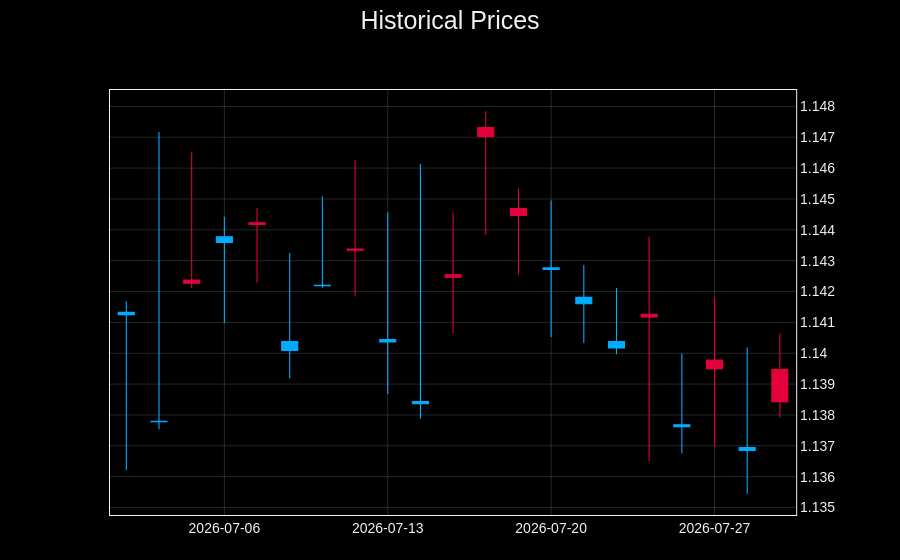

The notebook cell this image was saved under:
### Code cell
from openbb import obb
import pandas as pd
import pickle
from pathlib import Path
from datetime import datetime, timedelta

CACHE_DIR = Path("data_cache")
CACHE_DURATION_MINUTES = 60
CACHE_DIR.mkdir(exist_ok=True)

def get_cached_data(symbol, interval, start_date, end_date):
    cache_key = f"{symbol}_{interval}_{start_date}_{end_date}".replace("=", "_").replace("/", "_")
    cache_file = CACHE_DIR / f"{cache_key}.pkl"

    if cache_file.exists():
        cache_age = datetime.now() - datetime.fromtimestamp(cache_file.stat().st_mtime)
        if cache_age < timedelta(minutes=CACHE_DURATION_MINUTES):
            print(f"✓ Using cached data (age: {cache_age.seconds//60}m {cache_age.seconds%60}s)")
            with open(cache_file, 'rb') as f:
                return pickle.load(f)
        else:
            print(f"✗ Cache expired (age: {cache_age.seconds//60}m)")

    print(f"⬇ Downloading fresh data for {symbol}...")
    data = obb.currency.price.historical(
        symbol=symbol,
        start_date=start_date,
        interval=interval,
        provider="yfinance",
        chart=True
    )

    with open(cache_file, 'wb') as f:
        pickle.dump(data, f)

    return data

# Récupération des données d'EUR/USD avec cache
data = get_cached_data(
    symbol="EURUSD",
    interval="1d",
    start_date="2026-07-01",
    end_date=datetime.now().strftime("%Y-%m-%d")
)

# Affichage du graphique interactif
data.show()

### Figure 1 — Plotly figure (JSON) as saved in the notebook; plotly's stock layout.template omitted (floating-point values rounded to 4 significant figures)
{"data": [{"close": [1.141, 1.138, 1.142, 1.144, 1.144, 1.14, 1.142, 1.143, 1.14, 1.138, 1.142, 1.147, 1.144, 1.143, 1.142, 1.14, 1.141, 1.138, 1.139, 1.137, 1.138], "decreasing": {"line": {"width": 1.1}}, "high": [1.142, 1.147, 1.147, 1.144, 1.145, 1.143, 1.145, 1.146, 1.145, 1.146, 1.145, 1.148, 1.145, 1.145, 1.143, 1.142, 1.144, 1.14, 1.142, 1.14, 1.141], "hoverinfo": "x+y", "increasing": {"line": {"width": 1.1}}, "low": [1.136, 1.138, 1.142, 1.141, 1.142, 1.139, 1.142, 1.142, 1.139, 1.138, 1.141, 1.144, 1.143, 1.141, 1.14, 1.14, 1.137, 1.137, 1.137, 1.135, 1.138], "name": "", "open": [1.141, 1.138, 1.142, 1.144, 1.144, 1.14, 1.142, 1.143, 1.14, 1.138, 1.143, 1.147, 1.145, 1.143, 1.142, 1.14, 1.141, 1.138, 1.14, 1.137, 1.139], "showlegend": false, "type": "candlestick", "x": ["2026-07-01T00:00:00", "2026-07-02T00:00:00", "2026-07-03T00:00:00", "2026-07-06T00:00:00", "2026-07-07T00:00:00", "2026-07-08T00:00:00", "2026-07-09T00:00:00", "2026-07-10T00:00:00", "2026-07-13T00:00:00", "2026-07-14T00:00:00", "2026-07-15T00:00:00", "2026-07-16T00:00:00", "2026-07-17T00:00:00", "2026-07-20T00:00:00", "2026-07-21T00:00:00", "2026-07-22T00:00:00", "2026-07-23T00:00:00", "2026-07-24T00:00:00", "2026-07-27T00:00:00", "2026-07-28T00:00:00", "2026-07-29T00:00:00"], "xaxis": "x", "xhoverformat": "%Y-%m-%d", "yaxis": "y"}], "layout": {"dragmode": "pan", "hoverdistance": 2, "hovermode": "x", "legend": {"bgcolor": "rgba(0,0,0,0)", "font": {"size": 12}, "orientation": "v", "x": -0.01, "xanchor": "right", "xref": "paper", "y": 0.95, "yanchor": "top"}, "margin": {"b": 45, "l": 110, "pad": 0, "r": 60, "t": 90}, "modebar": {"orientation": "v"}, "newshape": {"line": {"color": "gold"}}, "showlegend": true, "spikedistance": 2, "title": {"text": "Historical Prices", "x": 0.5, "xanchor": "center", "y": 0.98, "yanchor": "top"}, "xaxis": {"anchor": "y", "domain": [0, 0.94], "gridcolor": "rgba(128,128,128,0.3)", "matches": "x3", "mirror": true, "rangebreaks": [{"values": ["2026-07-11T00:00:00", "2026-07-25T00:00:00", "2026-07-18T00:00:00", "2026-07-05T00:00:00", "2026-07-12T00:00:00", "2026-07-04T00:00:00", "2026-07-26T00:00:00", "2026-07-19T00:00:00"]}], "showgrid": true, "showline": true, "showticklabels": true, "tick0": 0.5, "tickformatstops": [{"dtickrange": [null, 604800000], "value": "%Y-%m-%d"}, {"dtickrange": [604800000, "M1"], "value": "%Y-%m-%d"}, {"dtickrange": ["M1", null], "value": "%Y-%m-%d"}], "ticklen": 0, "type": "date", "zeroline": true}, "xaxis2": {"gridcolor": "rgba(128,128,128,0.3)", "mirror": true, "showgrid": true, "showline": true, "ticklen": 0, "zeroline": true}, "yaxis": {"anchor": "x", "domain": [0, 1], "gridcolor": "rgba(128,128,128,0.3)", "mirror": true, "nticks": 15, "showgrid": true, "showline": true, "tickfont": {"size": 14}, "ticklen": 0, "zeroline": true}, "yaxis2": {"anchor": "x", "gridcolor": "rgba(128,128,128,0.3)", "overlaying": "y", "side": "right", "ticklen": 0}, "yaxis3": {"gridcolor": "rgba(128,128,128,0.3)", "ticklen": 0}}}
